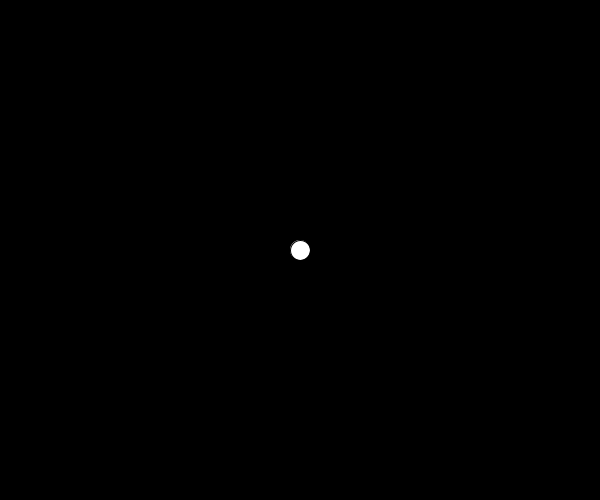
Frame 1 (no input)
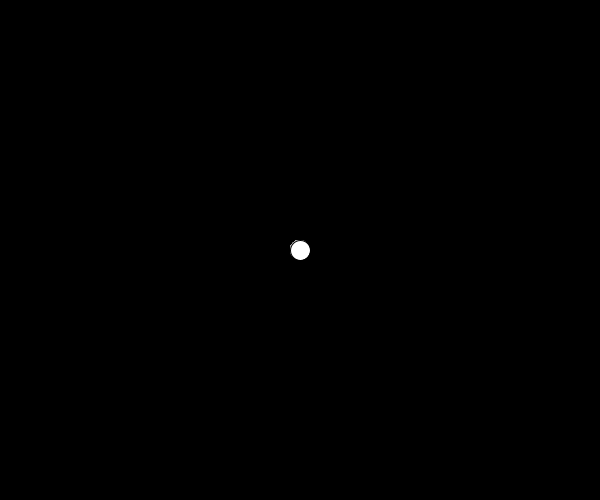
Frame 60 (the mouse pressed at the canvas centre just before this capture)
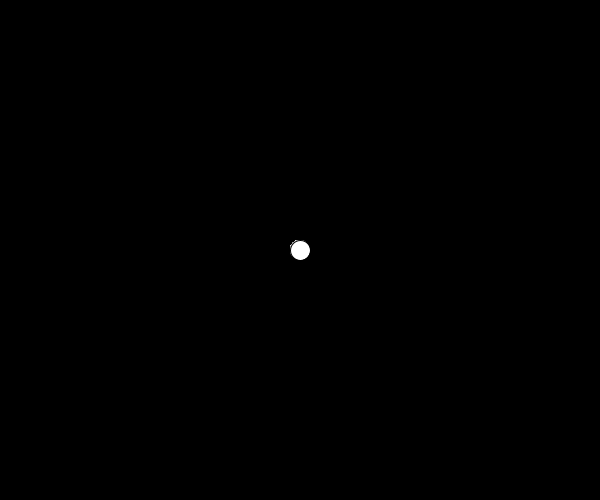
Frame 120 (the mouse held since frame 60 and released just before this capture)

The Processing sketch that drew these frames (run headless with seeded random() and noise(); from frame 60 on, the mouse is pressed at the canvas centre):

// Processing sketch: sketch_14_interactuar_teclado_04_switch_case
// ── sketch_14_interactuar_teclado_04_switch_case.pde
int coorX, coorY;

void setup() {
  background(0);
  size (600, 500);
  coorX=width/2;
  coorY=height/2;
}

void draw() {
  ellipse(coorX, coorY, 20, 20);
}


void keyPressed() {

  switch (key) {
  case 'w':
    coorY=coorY-5;
  case 's':
    coorY=coorY+5;
  case 'd':
    coorX=coorX+5;
  case 'a':
    coorX=coorX-5;
  }

  if (coorX>=width-10) {
    coorX=width-10;
  }
  if (coorX<=10) {
    coorX=10;
  }
  if (coorY>=height-10) {
    coorY=height-10;
  }
  if (coorY<=10) {
    coorY=10;
  }

  println(key);
}
